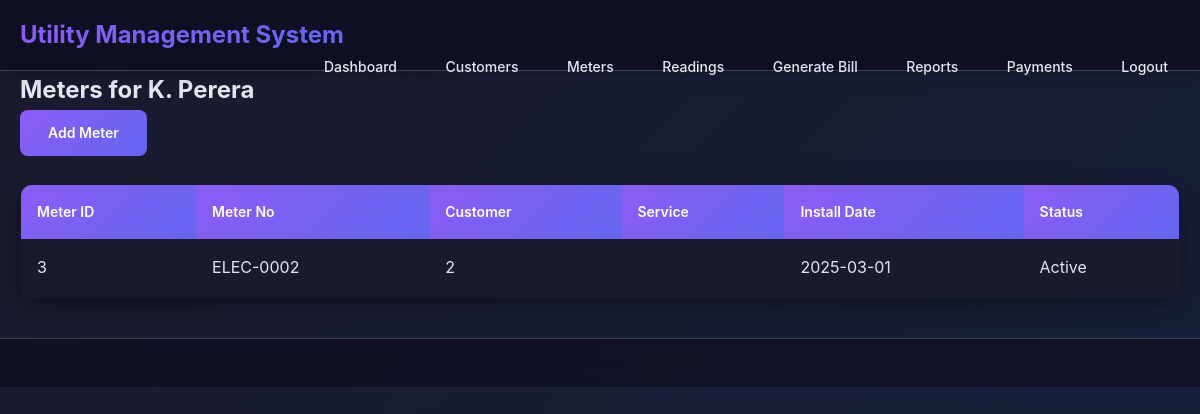
/public/meters.php?customer_id=2 (signed in), run on the app's committed database.
### tables this page shows
CREATE TABLE customer (
  customer_id INT AUTO_INCREMENT PRIMARY KEY,
  customer_type ENUM('Household','Business','Government') NOT NULL,
  name VARCHAR(150) NOT NULL,
  address TEXT,
  city VARCHAR(100),
  phone VARCHAR(20),
  email VARCHAR(100),
  created_at DATETIME DEFAULT CURRENT_TIMESTAMP
);

CREATE TABLE meter (
  meter_id INT AUTO_INCREMENT PRIMARY KEY,
  meter_no VARCHAR(50) NOT NULL UNIQUE,
  customer_id INT NOT NULL,
  service_id INT NOT NULL,
  install_date DATE,
  status ENUM('Active','Inactive','Disconnected') DEFAULT 'Active',
  FOREIGN KEY (customer_id) REFERENCES customer(customer_id) ON DELETE CASCADE,
  FOREIGN KEY (service_id) REFERENCES service(service_id) ON DELETE RESTRICT
);

### public/meters.php (the view, shortened to what this page needs)
<?php
require_once __DIR__ . '/../includes/config.php';
require_once __DIR__ . '/../includes/header.php';
$customer_id = intval($_GET['customer_id'] ?? 0);
if ($customer_id) {
    $stmt = $pdo->prepare("SELECT * FROM meter WHERE customer_id = :cid");
    $stmt->execute([':cid'=>$customer_id]);
    $meters = $stmt->fetchAll();
    $cust = $pdo->prepare("SELECT name FROM customer WHERE customer_id = :cid");
    $cust->execute([':cid'=>$customer_id]);
    $custname = $cust->fetchColumn();
    echo "<h2>Meters for " . htmlspecialchars($custname) . "</h2>";
    echo "<a class='btn' href='add_meter.php?customer_id={$customer_id}'>Add Meter</a>";
}
?>
<table class="table">
  <thead><tr><th>Meter ID</th><th>Meter No</th><th>Customer</th><th>Service</th><th>Install Date</th><th>Status</th></tr></thead>
  <tbody>
    <?php foreach($meters as $m): ?>
    <tr>
      <td><?= $m['meter_id'] ?></td>
      <td><?= htmlspecialchars($m['meter_no']) ?></td>
      <td><?= htmlspecialchars($m['customer_name'] ?? ($m['customer_id']??'')) ?></td>
      <td><?= htmlspecialchars($m['service_name'] ?? '') ?></td>
      <td><?= htmlspecialchars($m['install_date']) ?></td>
      <td><?= $m['status'] ?></td>
    </tr>
    <?php endforeach; ?>
  </tbody>
</table>
<?php require_once __DIR__ . '/../includes/footer.php'; ?>

### assets/css/style.css (style rules this page uses)
:root { --max-width: 1200px; --primary: #8b5cf6; --primary-dark: #7c3aed; --secondary: #ec4899; --accent: #f59e0b; --success: #10b981; --warning: #f59e0b; --error: #ef4444; --info: #06b6d4; --dark: #0f0f23; --dark-light: #1a1a2e; --dark-lighter: #252547; --light: #e2e8f0; --light-muted: #94a3b8; --gray-100: #1e293b; --gray-200: #334155; --gray-300: #475569; --gray-400: #64748b; --gray-500: #94a3b8; --gray-600: #cbd5e1; --gradient-primary: linear-gradient(135deg, #8b5cf6 0%, #6366f1 100%); --gradient-secondary: linear-gradient(135deg, #ec4899 0%, #f97316 100%); --gradient-accent: linear-gradient(135deg, #f59e0b 0%, #eab308 100%); --gradient-dark: linear-gradient(135deg, #1a1a2e 0%, #16213e 100%); --shadow-sm: 0 2px 15px rgba(0, 0, 0, 0.3); --shadow-md: 0 8px 30px rgba(0, 0, 0, 0.4); --shadow-lg: 0 16px 50px rgba(0, 0, 0, 0.5); --border-radius: 12px; --border-radius-lg: 16px; }
* { box-sizing: border-box; margin: 0; padding: 0; }
body { font-family: 'Inter', 'Segoe UI', Arial, sans-serif; background: var(--gradient-dark); margin: 0; color: var(--light); line-height: 1.6; min-height: 100vh; }
.btn { display: inline-block; padding: 12px 28px; background: var(--gradient-primary); color: white; border-radius: 8px; border: none; cursor: pointer; text-decoration: none; font-weight: 600; font-size: 14px; transition: all 0.3s ease; position: relative; overflow: hidden; }
.btn::before { content: ''; position: absolute; top: 0; left: -100%; width: 100%; height: 100%; background: linear-gradient(90deg, transparent, rgba(255,255,255,0.2), transparent); transition: left 0.5s; }
.table { width: 100%; border-collapse: collapse; margin-top: 20px; background: var(--dark-light); border-radius: var(--border-radius); overflow: hidden; box-shadow: var(--shadow-md); border: 1px solid var(--gray-200); }
.table th { background: var(--gradient-primary); color: white; padding: 16px; text-align: left; font-weight: 600; font-size: 14px; }
.table td { padding: 16px; border-bottom: 1px solid var(--gray-200); color: var(--light); }
.table tr:last-child td { border-bottom: none; }
.login-box, .card, .table { animation: fadeInUp 0.6s ease-out; }
::placeholder { color: var(--gray-400); }

### data on the page
customer: name "K. Perera"
meter: meter_id "3", meter_no "ELEC-0002", customer "2", install_date "2025-03-01", status "Active"
